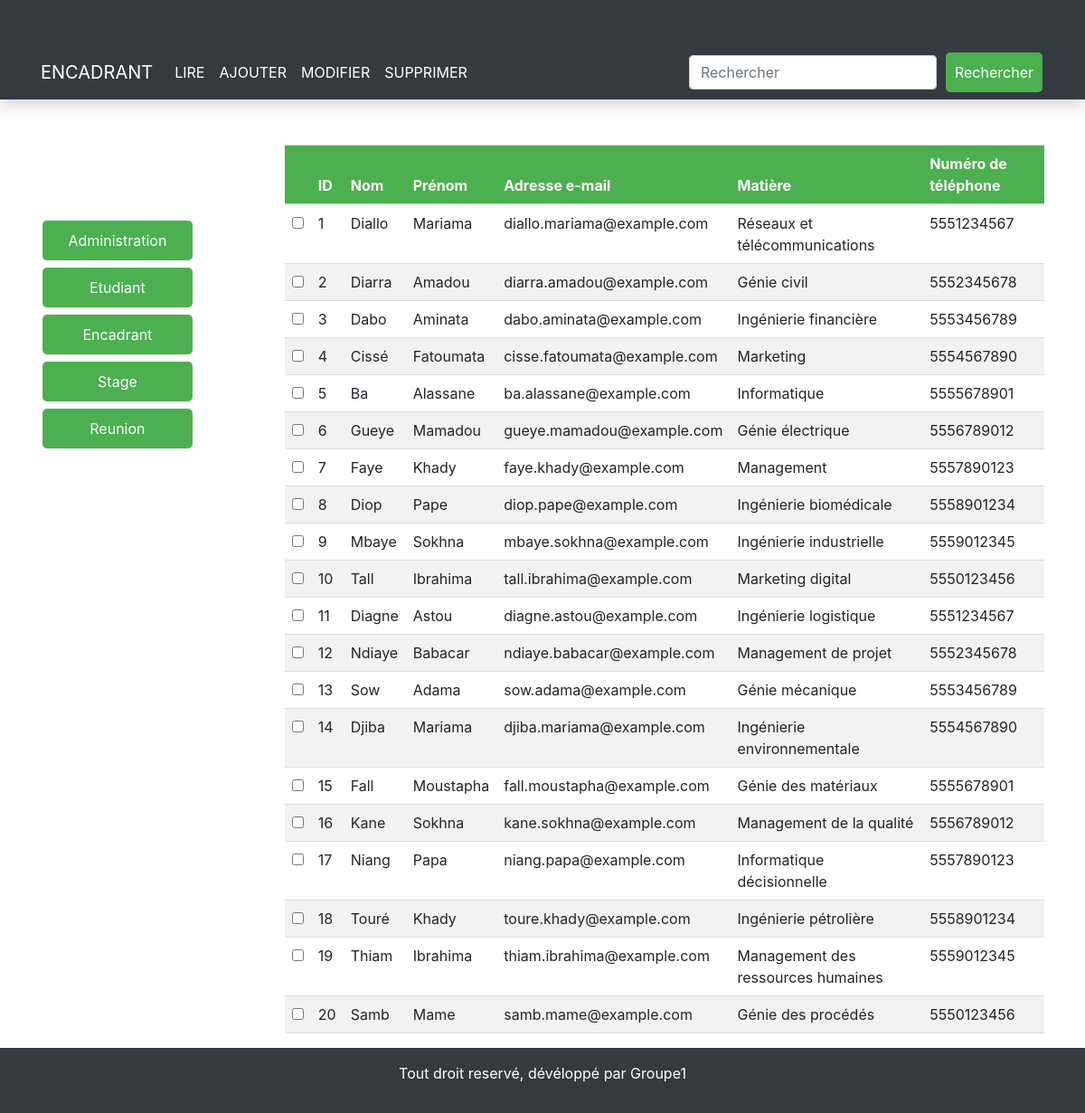
Page /encadrant on the committed database.
### hestage/models.py (models this page shows, shortened)
class Encadrant(models.Model):
    id_encad = models.AutoField(primary_key=True, verbose_name="id_encad")
    nom = models.CharField(max_length=30, verbose_name="Nom")
    prenom = models.CharField(max_length=50, verbose_name="Prénom")
    adressemail = models.CharField(max_length=70, verbose_name="Adresse e-mail")
    matiere = models.CharField(max_length=30, verbose_name="Matière")
    numtel = models.IntegerField(verbose_name="Numéro de téléphone")
    class Meta:
        db_table = 'ENCADRANT'
        verbose_name = "Encadrant"
        verbose_name_plural = "Encadrants"

### hestage/views.py (the view)
# urls.py: path('encadrant',encadrant, name="encadrant"),
def encadrant(request):
    encadrants = Encadrant.objects.all()
    context = {
        'encadrants': encadrants
    }
    return render(request, 'encadrant.html', context)

### hestage/templates/encadrant.html (shortened to what this page needs)
<!doctype html>
<html lang="en">
  <head>
    <link rel="stylesheet" href="https://cdn.jsdelivr.net/npm/bootstrap@4.4.1/dist/css/bootstrap.min.css">
  </head>
  <body>
    <nav class="navbar navbar-expand-lg navbar-light bg-light bg-dark shadow">
      <div class="container">
      <a class="navbar-brand text-white" href="#">ENCADRANT</a>
      <div class="collapse navbar-collapse" id="navbarSupportedContent">
        <ul class="navbar-nav mr-auto">
          <li class="nav-item active">
            <a class="nav-link text-white" href="{% url 'encadrant' %}">LIRE <span class="sr-only">(current)</span></a>
          </li>
          <li class="nav-item">
            <a class="nav-link text-white" href="{% url 'encadrant_form' %}">AJOUTER</a>
          </li>
          <li class="nav-item">
            <a class="nav-link text-white" href="#">MODIFIER</a>
          </li>
          <li class="nav-item">
            <a class="nav-link text-white" href="#">SUPPRIMER</a>
          </li>
        </ul>
        <form class="form-inline my-2 my-lg-0" action="{% url 'encadrant_search' %}" method="GET">
          <input class="form-control mr-sm-2" type="search" placeholder="Rechercher" aria-label="Rechercher" name="query">
          <button class="btn btn-outline-success my-2 my-sm-0" type="submit">Rechercher</button>
      </form>
      </div>
    </div>
    </nav>
    <div class="container">
      <div class="button-container">
        <a href="{% url 'administrateur' %}" class="btn">Administration</a>
              <a href="{% url 'etudiant' %}" class="btn">Etudiant</a>
              <a href="{% url 'encadrant' %}" class="btn">Encadrant</a>
              <a href="{% url 'stage' %}" class="btn">Stage</a>
              <a href="{% url 'reunion' %}" class="btn">Reunion</a>
        </div>
        <div class="table-container">
          <table class="table">
            <thead>
              <tr>
                <th></th>
                <th>ID</th>
                <th>Nom</th>
                <th>Prénom</th>
                <th>Adresse e-mail</th>
                <th>Matière</th>
                <th>Numéro de téléphone</th>
              </tr>
            </thead>
            <tbody>
              {% for encadrant in encadrants %}
                <tr>
                  <td><input type="checkbox" name="encadrants[]" value="{{ encadrant.id_encad }}"></td>
                  <td>{{ encadrant.id_encad }}</td>
                  <td>{{ encadrant.nom }}</td>
                  <td>{{ encadrant.prenom }}</td>
                  <td>{{ encadrant.adressemail }}</td>
                  <td>{{ encadrant.matiere }}</td>
                  <td>{{ encadrant.numtel }}</td>
                </tr>
              {% endfor %}
            </tbody>
          </table>
            </div>
      </div>
    <footer class="bg-dark p-3">
      <p class="text-center text-white">Tout droit reservé, dévéloppé par Groupe1</p>
    </footer>
  </body>
</html>

### hestage/templates/encadrant.html (style rules this page uses)
.container { display: flex; flex-direction: row; margin-top: 50px; }
.button-container { display: flex; flex-direction: column; margin-left: 0px; margin-top: 80px; margin-right: 80px; width: 200px; }
body { margin-left: 0px; padding-left: 0px; }
.btn { background-color: #4CAF50; border: none; color: white; padding: 10px; text-align: center; text-decoration: none; display: inline-block; font-size: 16px; margin: 4px 2px; cursor: pointer; border-radius: 5px; }
.table-container { flex-grow: 1; margin-left: 20px; }
.table { width: 100%; border-collapse: collapse; }
.table th, .table td { padding: 8px; text-align: left; border-bottom: 1px solid #ddd; }
.table th { background-color: #4CAF50; color: white; }
.table tr:nth-child(even) { background-color: #f2f2f2; }

### rows in the picture
Encadrant: id_encad "1", nom "Diallo", prenom "Mariama", adressemail "diallo.mariama@example.com", matiere "Réseaux et télécommunications", numtel "5551234567"
Encadrant: id_encad "2", nom "Diarra", prenom "Amadou", adressemail "diarra.amadou@example.com", matiere "Génie civil", numtel "5552345678"
Encadrant: id_encad "3", nom "Dabo", prenom "Aminata", adressemail "dabo.aminata@example.com", matiere "Ingénierie financière", numtel "5553456789"
Encadrant: id_encad "4", nom "Cissé", prenom "Fatoumata", adressemail "cisse.fatoumata@example.com", matiere "Marketing", numtel "5554567890"
Encadrant: id_encad "5", nom "Ba", prenom "Alassane", adressemail "ba.alassane@example.com", matiere "Informatique", numtel "5555678901"
Encadrant: id_encad "6", nom "Gueye", prenom "Mamadou", adressemail "gueye.mamadou@example.com", matiere "Génie électrique", numtel "5556789012"
Encadrant: id_encad "7", nom "Faye", prenom "Khady", adressemail "faye.khady@example.com", matiere "Management", numtel "5557890123"
Encadrant: id_encad "8", nom "Diop", prenom "Pape", adressemail "diop.pape@example.com", matiere "Ingénierie biomédicale", numtel "5558901234"
Encadrant: id_encad "9", nom "Mbaye", prenom "Sokhna", adressemail "mbaye.sokhna@example.com", matiere "Ingénierie industrielle", numtel "5559012345"
Encadrant: id_encad "10", nom "Tall", prenom "Ibrahima", adressemail "tall.ibrahima@example.com", matiere "Marketing digital", numtel "5550123456"
Encadrant: id_encad "11", nom "Diagne", prenom "Astou", adressemail "diagne.astou@example.com", matiere "Ingénierie logistique", numtel "5551234567"
Encadrant: id_encad "12", nom "Ndiaye", prenom "Babacar", adressemail "ndiaye.babacar@example.com", matiere "Management de projet", numtel "5552345678"
Encadrant: id_encad "13", nom "Sow", prenom "Adama", adressemail "sow.adama@example.com", matiere "Génie mécanique", numtel "5553456789"
Encadrant: id_encad "14", nom "Djiba", prenom "Mariama", adressemail "djiba.mariama@example.com", matiere "Ingénierie environnementale", numtel "5554567890"
Encadrant: id_encad "15", nom "Fall", prenom "Moustapha", adressemail "fall.moustapha@example.com", matiere "Génie des matériaux", numtel "5555678901"
Encadrant: id_encad "16", nom "Kane", prenom "Sokhna", adressemail "kane.sokhna@example.com", matiere "Management de la qualité", numtel "5556789012"
Encadrant: id_encad "17", nom "Niang", prenom "Papa", adressemail "niang.papa@example.com", matiere "Informatique décisionnelle", numtel "5557890123"
Encadrant: id_encad "18", nom "Touré", prenom "Khady", adressemail "toure.khady@example.com", matiere "Ingénierie pétrolière", numtel "5558901234"
Encadrant: id_encad "19", nom "Thiam", prenom "Ibrahima", adressemail "thiam.ibrahima@example.com", matiere "Management des ressources humaines", numtel "5559012345"
Encadrant: id_encad "20", nom "Samb", prenom "Mame", adressemail "samb.mame@example.com", matiere "Génie des procédés", numtel "5550123456"
